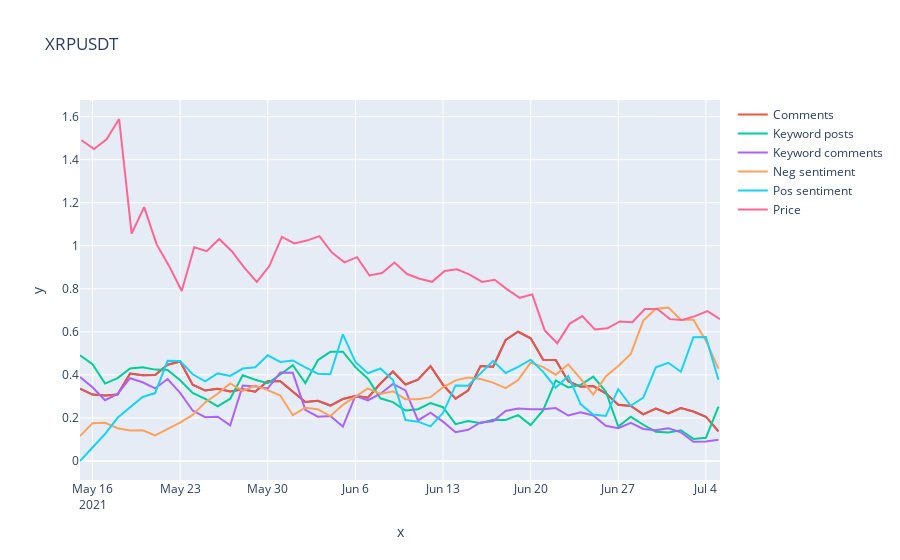

Notebook source saved alongside this figure:
### Code cell
fig = px.line(x=hist_reddit.index, y=hist_reddit.num_comments.rolling(5, min_periods=1).mean(), title=symbol)
fig.add_scatter(x=hist_reddit.index, y=hist_reddit.num_comments.rolling(5, min_periods=1).mean(), name='Comments')
fig.add_scatter(x=hist_reddit.index, y=hist_reddit.num_keyword_posts.rolling(5, min_periods=1).mean(),
                name='Keyword posts')
fig.add_scatter(x=hist_reddit.index, y=hist_reddit.num_keyword_comments.rolling(5, min_periods=1).mean(),
                name='Keyword comments')
fig.add_scatter(x=hist_reddit.index, y=hist_reddit.neg_sentiment.rolling(5, min_periods=1).mean(),
                name='Neg sentiment')
fig.add_scatter(x=hist_reddit.index, y=hist_reddit.pos_sentiment.rolling(5, min_periods=1).mean(),
                name='Pos sentiment')
fig.add_scatter(x=hist_prices_new.index, y=hist_prices_new.price, name='Price')
fig.show()
